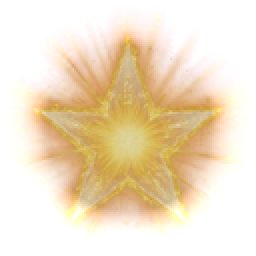
#> input picture fondo/arranque-estrella.png, 128 x 128 px, found by its file name (shown 2 times larger)
$ python armar_icono.py fondo/arranque-estrella.png fondo/icono.ico
#> lines starting #> are read from the running program, lines starting #| are printed output that depends on the picture
# Uso: python fondo/armar_icono.py fondo/arranque-estrella.png fondo/icono.ico
# Arma fondo/icono.ico: la estrella brillante en los tamaños grandes y una estrella dorada nítida en los chicos.
import io, math, struct, sys
from PIL import Image, ImageDraw
src = Image.open(sys.argv[1]).convert('RGBA'); src = src.crop(src.getbbox())
#> further down, src is the input picture: PIL image 128x128 RGBA; mean R, G, B, A 166, 117.6, 58.5, 85.5
#> after `src = src.crop(src.getbbox())`:
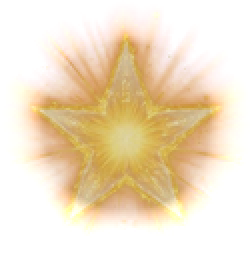
#> src: PIL image 126x127 RGBA (shown 2 times larger); mean R, G, B, A 169.9, 120.4, 59.9, 87.5; transparent parts drawn white
def grande(s):
    m = max(src.size); c = Image.new('RGBA', (m, m)); c.paste(src, ((m - src.width) // 2, (m - src.height) // 2))
    return c.resize((s, s), Image.LANCZOS)
def chica(s):
    k = 8; S = s * k; im = Image.new('RGBA', (S, S)); d = ImageDraw.Draw(im)
    pts = lambda r, ri: [(S / 2 + math.cos(-math.pi / 2 + i * math.pi / 5) * (r if i % 2 == 0 else ri), S / 2 + 0.04 * S + math.sin(-math.pi / 2 + i * math.pi / 5) * (r if i % 2 == 0 else ri)) for i in range(10)]
    d.polygon(pts(S * 0.5, S * 0.21), fill=(70, 40, 0, 255))
    d.polygon(pts(S * 0.42, S * 0.175), fill=(255, 196, 70, 255))
    d.polygon(pts(S * 0.2, S * 0.085), fill=(255, 240, 190, 255))
    return im.resize((s, s), Image.LANCZOS)
imgs = [(s, chica(s) if s <= 32 else grande(s)) for s in (16, 20, 24, 32, 48, 64, 128, 256)]
#> in chica, `im = Image.new('RGBA', (S, S))`: im: PIL image 128x128 RGBA; every value is 0
#> in chica, `return im.resize((s, s), Image.LANCZOS)`:
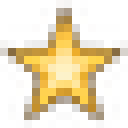
#> returned value: PIL image 16x16 RGBA (shown 8 times larger); mean R, G, B, A 87.3, 68.2, 29.4, 80.7; transparent parts drawn white
#> call 2 of chica, with s = 20
#> in chica (call 2), `k = 8`: k = 8
#> in chica (call 2), `S = s * k`: S = 160
#> in chica (call 2), `im = Image.new('RGBA', (S, S))`: im: PIL image 160x160 RGBA; every value is 0
#> in chica (call 2), `return im.resize((s, s), Image.LANCZOS)`:
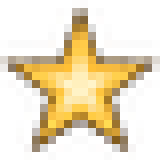
#> returned value: PIL image 20x20 RGBA (shown 8 times larger); mean R, G, B, A 80.8, 62, 23.3, 80.8; transparent parts drawn white
#> call 3 of chica, with s = 24
#> in chica (call 3), `S = s * k`: S = 192
#> in chica (call 3), `im = Image.new('RGBA', (S, S))`: im: PIL image 192x192 RGBA; every value is 0
#> in chica (call 3), `return im.resize((s, s), Image.LANCZOS)`:
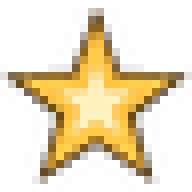
#> returned value: PIL image 24x24 RGBA (shown 8 times larger); mean R, G, B, A 74.2, 56.1, 24.2, 80.5; transparent parts drawn white
#> call 4 of chica, with s = 32
#> in chica (call 4), `S = s * k`: S = 256
#> in chica (call 4), `im = Image.new('RGBA', (S, S))`: im: PIL image 256x256 RGBA; every value is 0
#> in chica (call 4), `return im.resize((s, s), Image.LANCZOS)`:
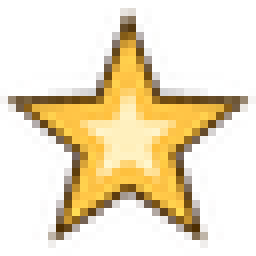
#> returned value: PIL image 32x32 RGBA (shown 8 times larger); mean R, G, B, A 70.5, 52.3, 22.9, 80.2; transparent parts drawn white
#> in grande, `m = max(src.size)`: m = 127
#> in grande, `c = Image.new('RGBA', (m, m))`: c: PIL image 127x127 RGBA; every value is 0
#> in grande, `return c.resize((s, s), Image.LANCZOS)`:
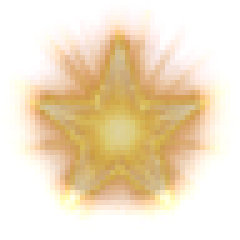
#> returned value: PIL image 48x48 RGBA (shown 5 times larger); mean R, G, B, A 170.7, 121.2, 60.7, 86.8; transparent parts drawn white
#> call 2 of grande, with s = 64
#> in grande (call 2), `return c.resize((s, s), Image.LANCZOS)`:
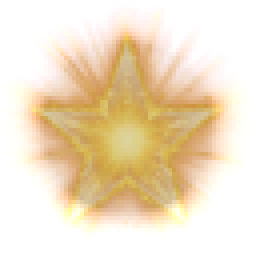
#> returned value: PIL image 64x64 RGBA (shown 4 times larger); mean R, G, B, A 169, 120, 59.9, 86.8; transparent parts drawn white
#> imgs = 8 items
datos = []
for s, im in imgs:
    b = io.BytesIO(); im.save(b, 'PNG'); datos.append(b.getvalue())
#> this loop made 8 passes
#> s on passes 1 to 8: 16, 20, 24, 32, 48, 64, 128, 256
#> after the loop, datos = 8 items
out = struct.pack('<HHH', 0, 1, len(imgs)); off = 6 + 16 * len(imgs)
#> after `off = 6 + 16 * len(imgs)`: off = 134
for (s, _), d in zip(imgs, datos):
    out += struct.pack('<BBBBHHII', s % 256, s % 256, 0, 0, 1, 32, len(d), off); off += len(d)
#> this loop made 8 passes
#> (s, off) on passes 1 to 8: (16, 854), (20, 1794), (24, 3000), (32, 4816), (48, 9688), (64, 17701), (128, 45783), (256, 131670)
#> after the loop, off = 131670
open(sys.argv[2], 'wb').write(out + b''.join(datos))
